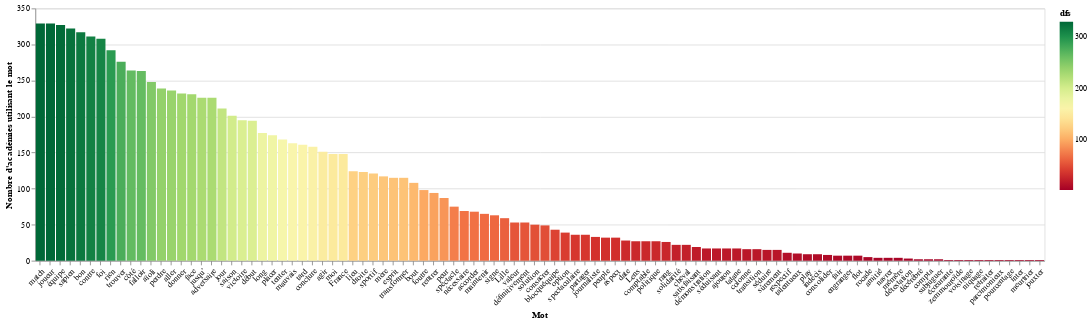

The cell this chart's notebook holds for it:
### Markdown cell above
## Mots utilisés dans le plus d'académies

### Code cell
dfs = pd.DataFrame([{"word": dic[k], "dfs": v} for k, v in dic.dfs.items()])

alt.Chart(dfs[:100]).mark_bar().encode(
    y=alt.Y("dfs:Q", title="Nombre d'académies utilisant le mot"),
    x=alt.X(
        "word:O", 
        sort=alt.EncodingSortField(field="dfs", order="descending"),
        axis=alt.Axis(labelAngle=-45),
        title="Mot"
    ),
    color=alt.Color("dfs", scale=alt.Scale(scheme="redyellowgreen")),
    tooltip=[alt.Tooltip(field="word", title="Mot"), alt.Tooltip(field="dfs", title="# Académies")]
).properties(width=1200)

### Figure 1 — Vega-Lite specification as saved in the notebook (floating-point values rounded to 4 significant figures)
{"config": {"view": {"continuousWidth": 400, "continuousHeight": 300}}, "data": {"name": "data-138f3681d1fb570e6635997606de25aa"}, "mark": "bar", "encoding": {"color": {"field": "dfs", "scale": {"scheme": "redyellowgreen"}, "type": "quantitative"}, "tooltip": [{"field": "word", "title": "Mot"}, {"field": "dfs", "title": "# Académies"}], "x": {"axis": {"labelAngle": -45}, "field": "word", "sort": {"field": "dfs", "order": "descending"}, "title": "Mot", "type": "ordinal"}, "y": {"field": "dfs", "title": "Nombre d'académies utilisant le mot", "type": "quantitative"}}, "width": 1200, "$schema": "https://vega.github.io/schema/vega-lite/v4.17.0.json", "datasets": {"data-138f3681d1fb570e6635997606de25aa": [{"word": "aïoli", "dfs": 248}, {"word": "sapien", "dfs": 322}, {"word": "match", "dfs": 329}, {"word": "aller", "dfs": 236}, {"word": "contre", "dfs": 311}, {"word": "Lens", "dfs": 27}, {"word": "donner", "dfs": 232}, {"word": "lieu", "dfs": 124}, {"word": "écœurante", "dfs": 1}, {"word": "démonstration", "dfs": 17}, {"word": "fair", "dfs": 7}, {"word": "play", "dfs": 9}, {"word": "spectaculaire", "dfs": 36}, {"word": "indécis", "dfs": 9}, {"word": "jusqu’", "dfs": 226}, {"word": "bout", "dfs": 108}, {"word": "conclure", "dfs": 158}, {"word": "victoire", "dfs": 195}, {"word": "adversaire", "dfs": 226}, {"word": "accorder", "dfs": 68}, {"word": "agir", "dfs": 151}, {"word": "équipe", "dfs": 327}, {"word": "séduisant", "dfs": 17}, {"word": "début", "dfs": 194}, {"word": "saison", "dfs": 201}, {"word": "ajouton", "dfs": 17}, {"word": "amitié", "dfs": 4}, {"word": "long", "dfs": 177}, {"word": "date", "dfs": 28}, {"word": "consolider", "dfs": 8}, {"word": "valeur", "dfs": 53}, {"word": "partager", "dfs": 36}, {"word": "détestation", "dfs": 3}, {"word": "décérébré", "dfs": 2}, {"word": "zemmouroïde", "dfs": 1}, {"word": "voisinage", "dfs": 1}, {"word": "respectif", "dfs": 11}, {"word": "définitivement", "dfs": 53}, {"word": "placer", "dfs": 174}, {"word": "signe", "dfs": 63}, {"word": "esprit", "dfs": 115}, {"word": "sportif", "dfs": 121}, {"word": "solidarité", "dfs": 22}, {"word": "peuple", "dfs": 32}, {"word": "spectacle", "dfs": 75}, {"word": "navrer", "dfs": 4}, {"word": "colonne", "dfs": 16}, {"word": "consacrer", "dfs": 49}, {"word": "mauvais", "dfs": 163}, {"word": "foi", "dfs": 308}, {"word": "niquage", "dfs": 1}, {"word": "mère", "dfs": 117}, {"word": "bon", "dfs": 317}, {"word": "jour", "dfs": 211}, {"word": "joueur", "dfs": 329}, {"word": "moi", "dfs": 148}, {"word": "tard", "dfs": 161}, {"word": "séduire", "dfs": 15}, {"word": "rentrer", "dfs": 94}, {"word": "rang", "dfs": 26}, {"word": "côté", "dfs": 264}, {"word": "aspect", "dfs": 32}, {"word": "comptable", "dfs": 27}, {"word": "satisfaisant", "dfs": 19}, {"word": "cheval", "dfs": 22}, {"word": "foutre", "dfs": 98}, {"word": "transformer", "dfs": 115}, {"word": "mémère", "dfs": 4}, {"word": "retraiter", "dfs": 1}, {"word": "compta", "dfs": 2}, {"word": "tenter", "dfs": 168}, {"word": "rien", "dfs": 292}, {"word": "peur", "dfs": 87}, {"word": "perdre", "dfs": 239}, {"word": "engranger", "dfs": 7}, {"word": "parcimonieux", "dfs": 1}, {"word": "pourcentage", "dfs": 1}, {"word": "nécessaire", "dfs": 69}, {"word": "maintenir", "dfs": 65}, {"word": "flot", "dfs": 7}, {"word": "falloir", "dfs": 263}, {"word": "trouver", "dfs": 276}, {"word": "solution", "dfs": 50}, {"word": "subjuguer", "dfs": 2}, {"word": "sûrement", "dfs": 15}, {"word": "journaliste", "dfs": 33}, {"word": "France", "dfs": 148}, {"word": "inter", "dfs": 1}, {"word": "face", "dfs": 231}, {"word": "politique", "dfs": 27}, {"word": "droite", "dfs": 123}, {"word": "blocquéquipe", "dfs": 43}, {"word": "option", "dfs": 39}, {"word": "transition", "dfs": 16}, {"word": "meurtrier", "dfs": 1}, {"word": "talentueux", "dfs": 10}, {"word": "Lille", "dfs": 59}, {"word": "tatane", "dfs": 17}, {"word": "rocade", "dfs": 5}, {"word": "jouxter", "dfs": 1}]}}
